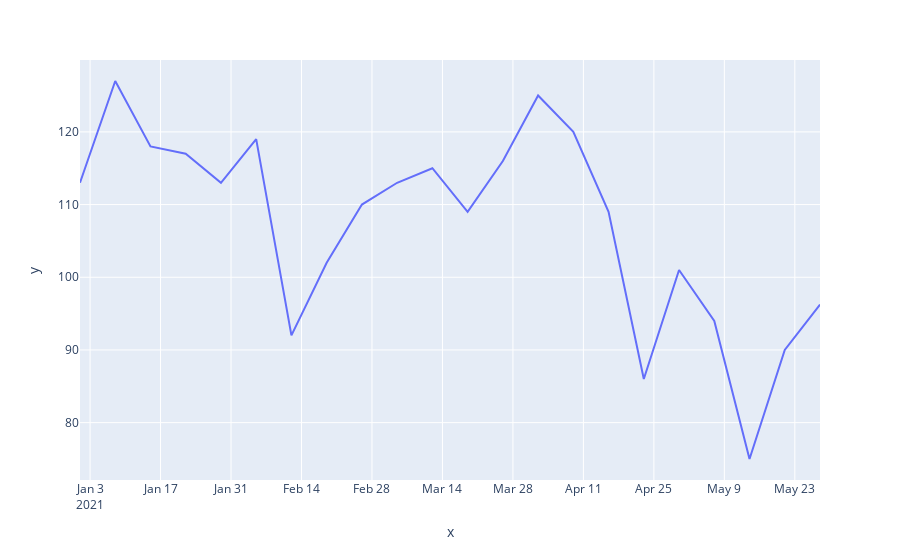

This figure's notebook cell:
### Code cell
import pandas as pd
df = pd.read_csv("scripts/results/count_ins_by_week.csv")
import plotly.express as px
df.keys()
df['ins_num'][21]*= 7/4
px.line(x = df["min(install_dt)"], y = df['ins_num'])

### Figure 1 — Plotly figure (JSON) as saved in the notebook; plotly's stock layout.template omitted (floating-point values rounded to 4 significant figures)
{"data": [{"hovertemplate": "x=%{x}<br>y=%{y}<extra></extra>", "legendgroup": "", "line": {"color": "#636efa", "dash": "solid"}, "marker": {"symbol": "circle"}, "mode": "lines", "name": "", "orientation": "v", "showlegend": false, "type": "scatter", "x": ["2021-01-01", "2021-01-08", "2021-01-15", "2021-01-22", "2021-01-29", "2021-02-05", "2021-02-12", "2021-02-19", "2021-02-26", "2021-03-05", "2021-03-12", "2021-03-19", "2021-03-26", "2021-04-02", "2021-04-09", "2021-04-16", "2021-04-23", "2021-04-30", "2021-05-07", "2021-05-14", "2021-05-21", "2021-05-28"], "xaxis": "x", "y": [113, 127, 118, 117, 113, 119, 92, 102, 110, 113, 115, 109, 116, 125, 120, 109, 86, 101, 94, 75, 90, 96.25], "yaxis": "y"}], "layout": {"legend": {"tracegroupgap": 0}, "margin": {"t": 60}, "xaxis": {"anchor": "y", "domain": [0, 1], "title": {"text": "x"}}, "yaxis": {"anchor": "x", "domain": [0, 1], "title": {"text": "y"}}}}
